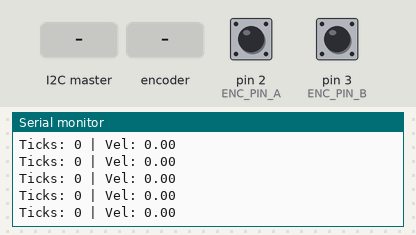
Bench run of a sketch on a simulated Arduino Nano, built with avr-gcc and run on an emulated ATmega328P. On the bench: the last lines printed to the serial monitor. The inputs (shaded band) are chosen by the test bench; at power-on: pin 2 (ENC_PIN_A) HIGH, pin 3 (ENC_PIN_B) HIGH.

Above: at 1.2 s.
1.3 s: the I2C master sends the byte 1
At 1.31 s:
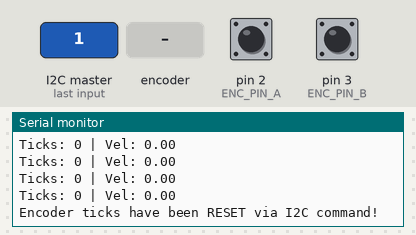
2.8 s: rotary encoder on pin 2 (ENC_PIN_A) / pin 3 (ENC_PIN_B) turned 1 step (first pin leading)
At 2.81 s:
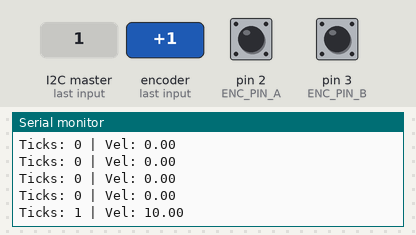
4.5 s: rotary encoder on pin 2 (ENC_PIN_A) / pin 3 (ENC_PIN_B) turned 1 step (first pin leading)
At 4.51 s:
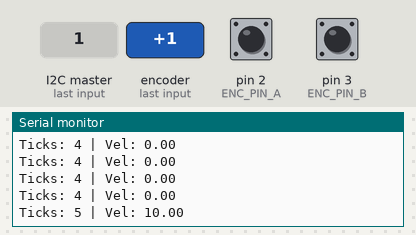
Timing chart, 0 to 7.5 s (numbered marks = the images above; inputs shaded):
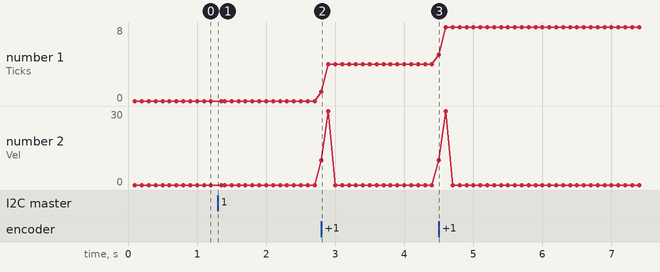

Measured:
- after the input at 1.3 s, the serial monitor: prints a new line at once (image 1)
- after the input at 2.8 s, the serial monitor: prints a new line at once (image 2)
- after the input at 4.5 s, the serial monitor: prints a new line at once (image 3)
- plotted number 1: 0 → 4 after the input at 2.8 s, 4 → 8 after the input at 4.5 s

The sketch:

encoder_driver.ino
```cpp
/*********************************************************************
  Encoder driver definitions on Nano.
  This code is for demonstration and brainstorming algos only.
  Make sure to mark your added code, comment the unwanted code so you
  won't miss any change or older version. This might make the code doesn't
  look clean. You can decide your own way tho. :)

  Have a nice day.~~
 ********************************************************************* */

#include <Wire.h>

// ========== CONFIG ==========
#define I2C_ADDRESS 0x10   // <-- Change per Nano (e.g. 0x10 for left, 0x11 for right)

// Encoder pins (example: D2 = PD2, D3 = PD3)
#define ENC_PIN_A 2
#define ENC_PIN_B 3

// Command codes
#define CMD_RESET_TICKS 0x01   // Command to reset encoder ticks

// ========== VARIABLES ==========
volatile long encoder_ticks = 0;
volatile uint8_t prev_state = 0;
bool reset_requested = false;

// Lookup table for quadrature decoding
// Index = (old_state << 2) | new_state
const int8_t ENC_STATES[] = {0, -1, +1, 0,
                             +1, 0, 0, -1,
                             -1, 0, 0, +1,
                             0, +1, -1, 0};

// For velocity estimation
long prev_ticks = 0;
float velocity_tick = 0.0;
unsigned long last_update = 0;
const unsigned long SAMPLE_TIME = 100; // ms
long current_ticks;

// ========== SETUP ==========
void setup() {
  pinMode(ENC_PIN_A, INPUT_PULLUP);
  pinMode(ENC_PIN_B, INPUT_PULLUP);

  // Init previous state
  prev_state = (digitalRead(ENC_PIN_A) << 1) | digitalRead(ENC_PIN_B);

  // Enable pin-change interrupt on D2 & D3 (PCINT18, PCINT19 → PCMSK2)
  PCICR |= (1 << PCIE2);       // Enable PCINT[23:16]
  PCMSK2 |= (1 << PCINT18);    // Enable interrupt for D2
  PCMSK2 |= (1 << PCINT19);    // Enable interrupt for D3

  // I2C Slave setup
  Wire.begin(I2C_ADDRESS);
  // Wire.setClock(400000L);
  Wire.onRequest(requestEvent);
  Wire.onReceive(receiveEvent);   // Master sends commands

  Serial.begin(9600);
  Serial.println("Encoder Nano ready...");
}

// ========== ISR ==========
ISR(PCINT2_vect) {
  uint8_t new_state = (digitalRead(ENC_PIN_A) << 1) | digitalRead(ENC_PIN_B);
  uint8_t index = (prev_state << 2) | new_state;
  encoder_ticks += ENC_STATES[index];
  prev_state = new_state;
}

// ========== LOOP ==========
void loop() {
  unsigned long now = millis();

  // Check if reset was requested
  if (reset_requested) {
    noInterrupts();
    encoder_ticks = 0;
    prev_ticks = 0;
    interrupts();
    reset_requested = false;

    Serial.println("Encoder ticks have been RESET via I2C command!");
  }

  if (now - last_update >= SAMPLE_TIME) {

    //     // ==== SIMULASI ENCODER ====
    // encoder_ticks += 5;  // misalnya encoder bergerak +5 ticks setiap 100ms
    // if (encoder_ticks > 10000) {
    //   encoder_ticks = 0; // reset jika sudah lewat 1000 ticks
    // }
    current_ticks = encoder_ticks;

    velocity_tick = (float)(current_ticks - prev_ticks) / (SAMPLE_TIME / 1000.0); // ticks/sec
    prev_ticks = current_ticks;
    last_update = now;

    // Debug
    Serial.print("Ticks: ");
    Serial.print(current_ticks);
    Serial.print(" | Vel: ");
    Serial.println(velocity_tick);
  }
}

// ========== I2C CALLBACK ==========
void requestEvent() {
  // long ticks_copy;
  // float vel_tick_copy;

  // // Copy atomically
  // noInterrupts();
  // ticks_copy = current_ticks;
  // vel_tick_copy = velocity_tick;
  // interrupts();

  // Send as 8 bytes: [ticks(4), velocity(4)]
  Wire.write((byte *)&encoder_ticks, sizeof(current_ticks));
  // Wire.write((byte *)&vel_tick_copy, sizeof(float));
}

// Receive commands from Mega
void receiveEvent(int numBytes) {
  while (Wire.available()) {
    byte command = Wire.read();

    if (command == CMD_RESET_TICKS) {
      reset_requested = true; // Flag will be processed in loop
    }
  }
}
```
